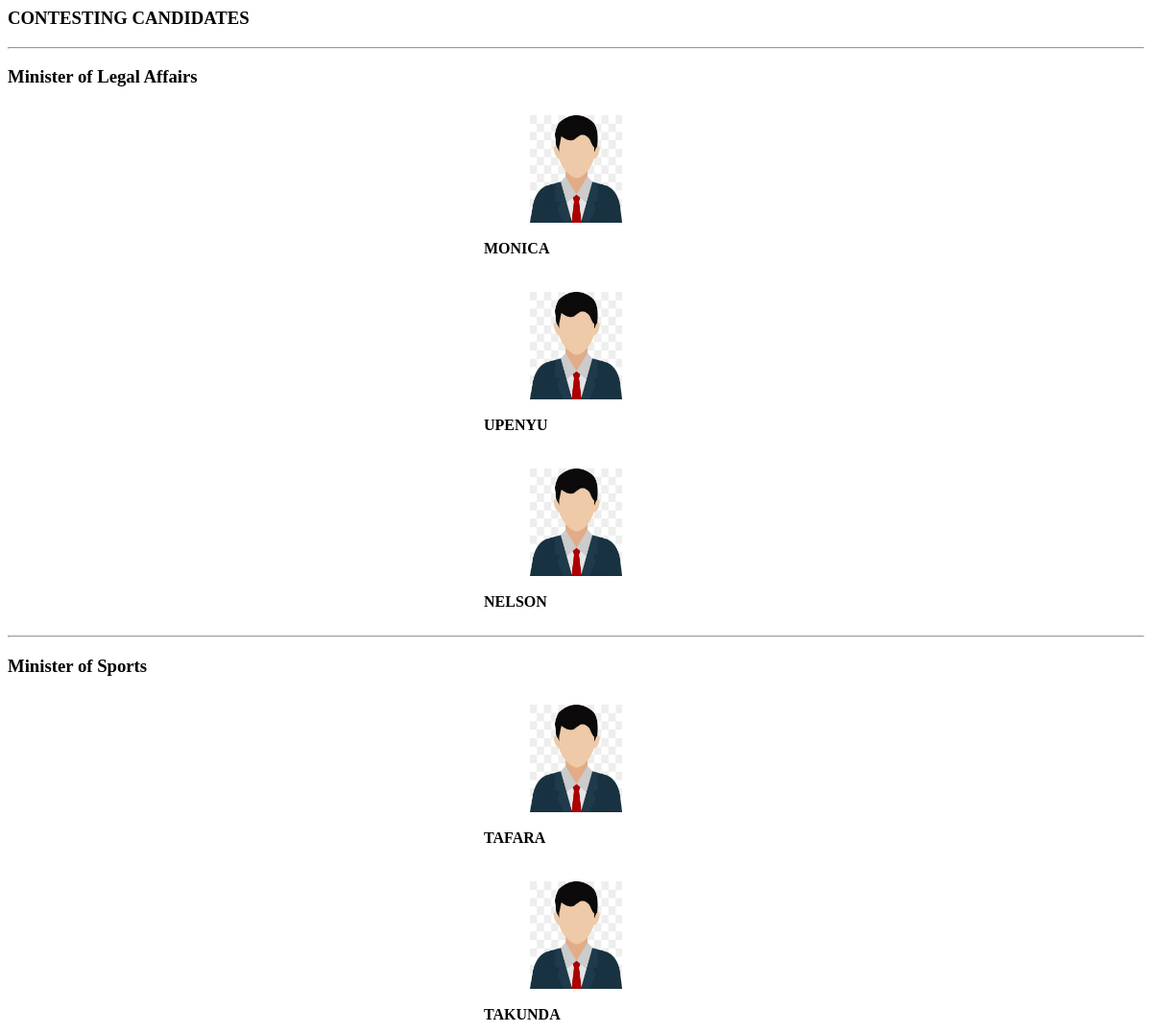
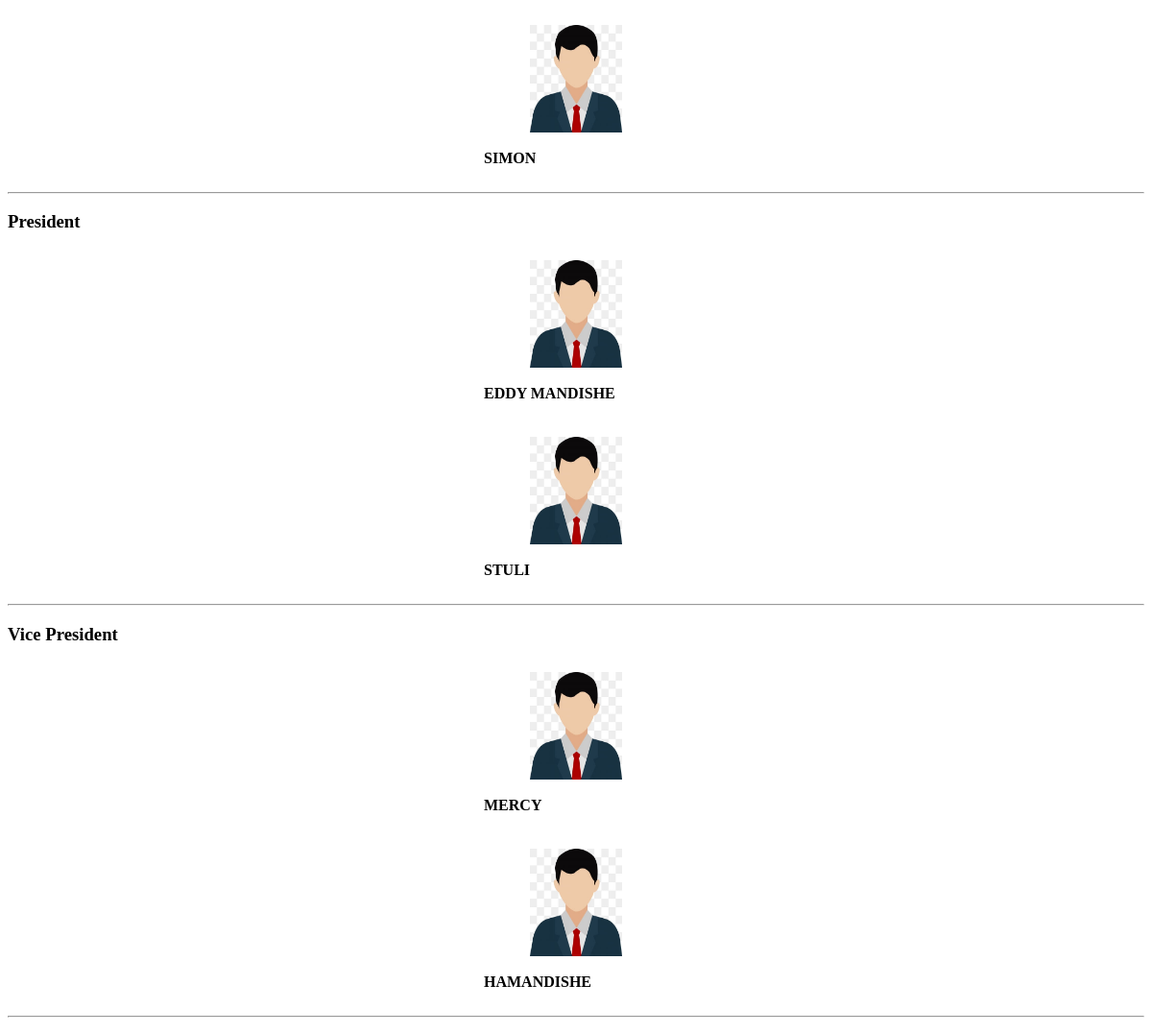
/ss.PHP, run on the app's committed database (2 pictures, top to bottom).
### tables this page shows
CREATE TABLE `category_list` (
  `id` int(30) NOT NULL,
  `category` text NOT NULL
);

CREATE TABLE `voting_opt` (
  `id` int(30) NOT NULL,
  `voting_id` int(30) NOT NULL,
  `category_id` int(30) NOT NULL,
  `image_path` text NOT NULL,
  `opt_txt` text NOT NULL
);

### ss.PHP (the view, shortened to what this page needs)
<?php include('db_connect.php');?>
<?php
    $opts = $conn->query("SELECT * FROM voting_opt where voting_id=".$id);
    $opt_arr = array();
    $set_arr = array();
    while($row=$opts->fetch_assoc()){
        $opt_arr[$row['category_id']][] = $row;
        $set_arr[$row['category_id']] = array('id'=>'','max_selection'=>1);
    }
?>
<div class="container-fluid">
    <div class="col-lg-12">
        <div class="card">
            <div class="card-body">
                <form action="submit_vote.php" method="post" id="manage-vote">
                    <div class="col-lg-12">
                        <div class="text-center">
                            <h3><b><?php echo 'CONTESTING CANDIDATES' ?></b></h3>
                        </div>
                        <?php
                        $cats = $conn->query("SELECT * FROM category_list where id in (SELECT category_id from voting_opt where voting_id = '".$id."' )");
                        while($row = $cats->fetch_assoc()):
                        ?>
                            <hr>
                            <div class="row mb-4">
                                <div class="col-md-12">
                                    <div class="text-center">
                                        <h3><b><?php echo $row['category'] ?></b></h3>
                                    </div>
                                </div>
                            </div>
                            <div class="row mt-3">
                            <?php foreach ($opt_arr[$row['id']] as $candidate) {
                            ?>
                                <div class="candidate" style="position: relative;" data-cid = '<?php echo $row['id'] ?>' data-max="<?php echo $set_arr[$row['id']]['max_selection'] ?>" data-name="<?php echo $row['category'] ?>">
                                    <div class="item" data-id="<?php echo $candidate['id'] ?>">
                                        <div style="display: flex">
                                            <img src="assets/img/<?php echo $candidate['image_path'] ?>" alt="">
                                        </div>
                                        <br>
                                        <div class="text-center">
                                            <large class="text-center"><b><?php echo ucwords($candidate['opt_txt']) ?></b></large>
                                        </div>
                                    </div>
                                </div>
                            <?php } ?>
                            </div>
                        <?php endwhile; ?>
                    </div>
                    <hr>
                </form>
            </div>
        </div>
    </div>
</div>

### ss.PHP (style rules this page uses)
.candidate { margin: auto; width: 16vw; padding: 10px; cursor: pointer; border-radius: 3px; margin-bottom: 1em }
.candidate img { height: 14vh; width: 8vw; margin: auto; }

### data on the page
category_list: category "Minister of Legal Affairs"
voting_opt: image_path (picture), opt_txt "MONICA"
voting_opt: image_path (picture), opt_txt "UPENYU"
voting_opt: image_path (picture), opt_txt "NELSON"
category_list: category "Minister of Sports"
voting_opt: image_path (picture), opt_txt "TAFARA"
voting_opt: image_path (picture), opt_txt "TAKUNDA"
voting_opt: image_path (picture), opt_txt "SIMON"
category_list: category "President"
voting_opt: image_path (picture), opt_txt "EDDY MANDISHE"
voting_opt: image_path (picture), opt_txt "STULI"
category_list: category "Vice President"
voting_opt: image_path (picture), opt_txt "MERCY"
voting_opt: image_path (picture), opt_txt "HAMANDISHE"
